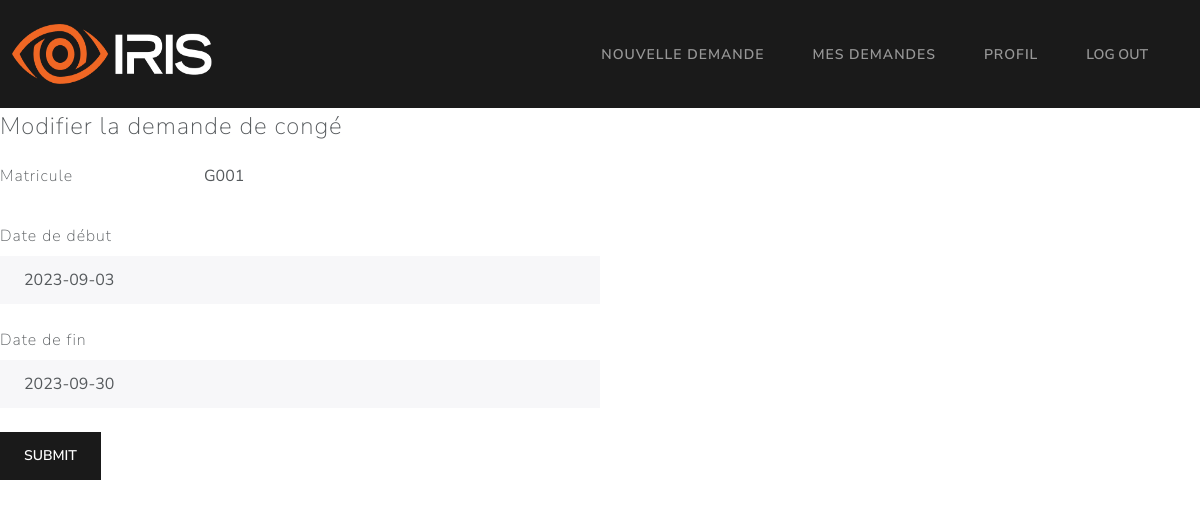
/employé/demande/1/edit (signed in), run on the app's committed database.
### Models/models.py (models this page shows, shortened)
class userLoginCredentials(db.Model):
    id = db.Column(db.Integer, primary_key=True)
    matricule = db.Column(db.String, unique=True, nullable=False)
    hashed_password = db.Column(db.String, unique=False, nullable=False)
    role = db.Column(db.String, unique=False, nullable=False)
    account_confirmed = db.Column(db.Boolean, unique=False, nullable=False)

class demandeCongé(db.Model):
    id = db.Column(db.Integer, primary_key=True)
    date_debut = db.Column(db.String, unique=False, nullable=False)
    date_fin = db.Column(db.String, unique=False, nullable=False)
    statut = db.Column(db.String, unique=False, nullable=False)
    employee_matricule = db.Column(db.String, unique=False, nullable=False)
    motif_refus = db.Column(db.String, unique=False, nullable=True)

### app.py (the view)
@app.route("/employé/demande/<int:id>/edit", methods=['GET', 'POST'])
def edit_demande(id):
	if (request.method == 'POST'):
		return editDemande(request, id)
	else:
		demande = demandeCongé.query.filter_by(id=id).first()
		user = get_user()
		return render_template("/user/modifierDemande.html", user=user, demande=demande)

### Controllers/baseController.py (called while the page is built)
def get_user():
    user_matricule = session['user']
    user = userLoginCredentials.query.filter_by(matricule=user_matricule).first()
    return user

### templates/user/modifierDemande.html (shortened to what this page needs)
{% extends '/user/base.html' %}  {% block content %}
<form action="/employé/demande/{{ demande.id }}/edit" method="POST">
  <legend>Modifier la demande de congé</legend>
  <div class="form-group row">
    <label class="col-sm-2 col-form-label">Matricule</label>
    <div class="col-sm-10">
      <input
        type="text"
        readonly=""
        class="form-control-plaintext"
        value={{
        user.matricule
        }}
      />
    </div>
  </div>
  <div class="form-group">
    <label class="form-label mt-4">Date de début</label>
    <input
      type="text"
      onfocus="(this.type='date')"
      onblur="(this.type='text')"
      name="debut"
      class="form-control"
      value={{
      demande.date_debut
      }}
    />
  </div>
  <div class="form-group">
    <label class="form-label mt-4">Date de fin</label>
    <input
      type="text"
      onfocus="(this.type='date')"
      onblur="(this.type='text')"
      name="fin"
      class="form-control"
      value={{
      demande.date_fin
      }}
    />
  </div>
  <br />
  <button type="submit" class="btn btn-primary">Submit</button>
</form>
{{ error }} {% endblock %}

### data on the page
userLoginCredentials: matricule "G001"
demandeCongé: debut "2023-09-03", fin "2023-09-30"
